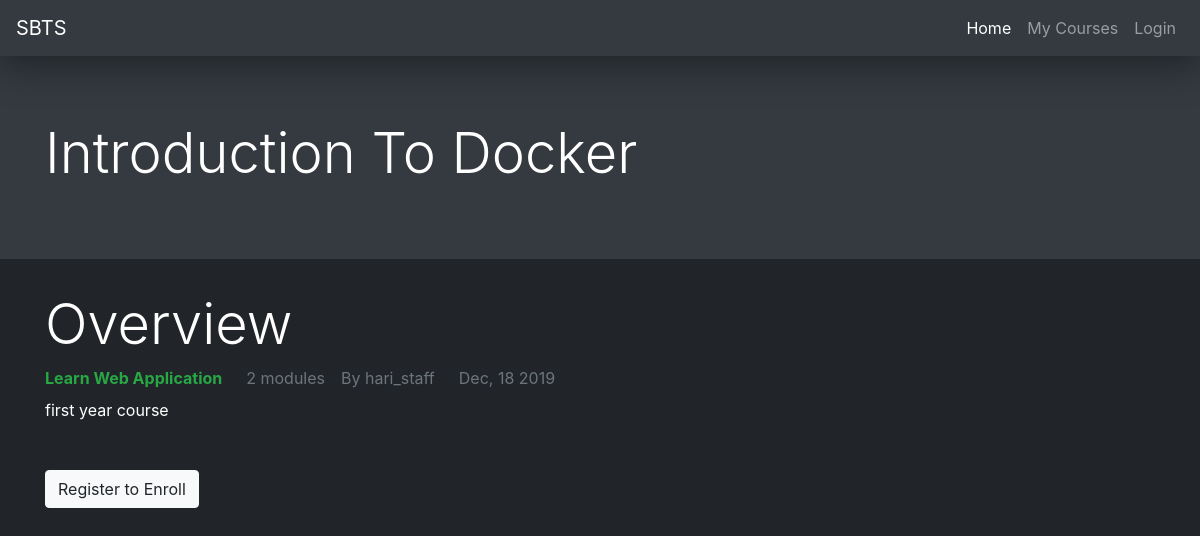
Page /course/introduction-to-docker/ on the committed database.
### courses/models.py (models this page shows, shortened)
class Course(models.Model):
    owner = models.ForeignKey(User, on_delete=models.CASCADE, related_name='courses_created')
    subject = models.ForeignKey(Subject, on_delete=models.CASCADE, related_name='courses')
    title = models.CharField(max_length=255)
    slug = models.SlugField(max_length=255, unique=True)
    overview = models.TextField()
    created = models.DateTimeField(auto_now_add=True)
    students = models.ManyToManyField(User, related_name='course_joined', blank=True)
    class Meta:
        ordering = ('-created',)

class Subject(models.Model):
    title = models.CharField(max_length=255)
    slug = models.SlugField(max_length=255, unique=True)
    class Meta:
        ordering = ('title',)

### courses/views.py (the view)
# urls.py: path('<slug:slug>/', views.CourseDetailView.as_view(), name='course_detail'),
class CourseDetailView(DetailView):
    model = Course
    template_name = "courses/course_detail.html"
    def get_context_data(self, **kwargs):
        context = super(CourseDetailView, self).get_context_data(**kwargs)
        context['enroll_form'] = CourseEnrollForm(initial={'course':self.object})
        return context

### courses/templates/courses/course_detail.html (shortened to what this page needs)
{% extends "base.html" %}
{% block content %}
    <div class="panel-default jumbotron jumbotron-fluid bg-dark">
        <div class="container ">
            <h2 class="display-4">{{ object.title|title }}</h2>
        </div>
    </div>
    <div class="container">
        <div class="course-overview my-3">
            <h3 class="display-4">Overview</h3>
            <div class="course-options">
                <p class="d-flex align-items-center text-muted my-2">
                    <a href="{% url 'course_list_subject' object.subject.slug %}" class="mr-4 text-success font-weight-bold">{{ object.subject.title|title }}</a>
                    <span class="mr-3">{{ object.modules.count }} modules</span>
                    <span class="mr-4">By {{ object.owner }}</span>
                    <span class="mr-4">{{ object.created|date:"M, d Y"}}</span>
                </p>
                {{ object.overview|linebreaks }}
                <div class="my-5 mx-auto">
                    {% if request.user.is_authenticated %}
                        <form action="{% url 'student_enroll_course' %}" method="post">
                            {{ enroll_form }}
                            {% csrf_token %}
                            <input type="submit" value="Enroll Now" class="btn  btn-light">
                        </form>
                    {% else %}
                        <a href="{% url 'student_registration' %}" class="btn btn-light">Register to Enroll</a>
                    {% endif %}
                </div>
            </div>
        </div>
    </div>
{% endblock %}

### templates/base.html (style rules this page uses)
body { background-color: #212529; color: white; }

### rows in the picture
Course: title "Introduction To Docker", subject "Learn Web Application", modules.count "2", owner "hari_staff", created "Dec, 18 2019", overview "first year course"
